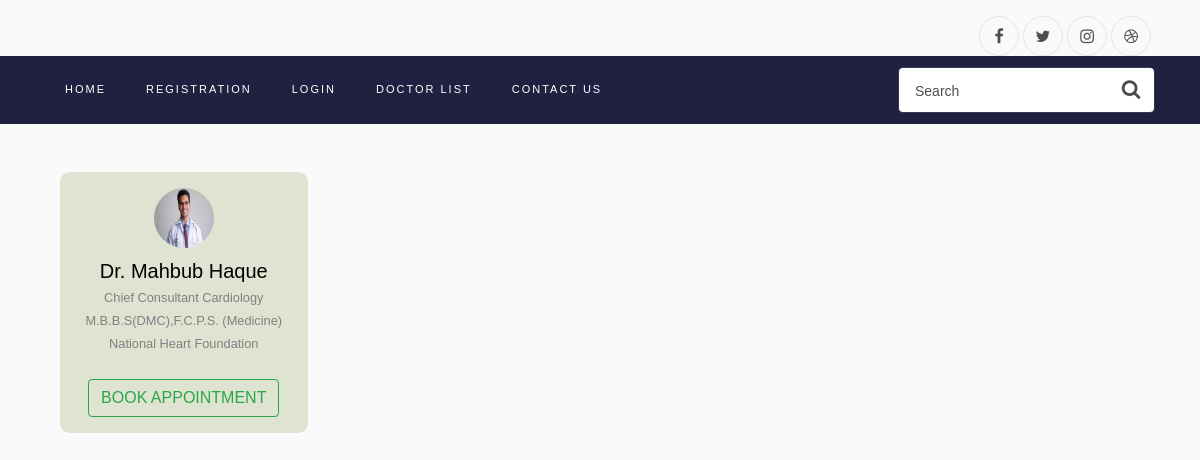
The page /doctor_list/ on the database its author committed.
### userManagement/models.py (models this page shows, shortened)
class DoctorProfile(models.Model):
    image = models.ImageField(upload_to='doctor/', blank=True, null=True, default="doctor/default_icon.png",)
    user = models.ForeignKey(Doctor, default=None, on_delete=models.CASCADE)
    name = models.CharField(max_length=50,blank=True,null=True)
    email = models.EmailField(blank=True,null=True)
    status = models.BooleanField(blank=True,null=True,default=True)
    degree = models.CharField(max_length=500,blank=True,null=True)
    hospital_name = models.CharField(max_length=100,blank=True,null=True)
    speciality = models.CharField(max_length=100,blank=True,null=True)
    def create_user_profile(sender, instance, created, **kwargs):
        if created and instance.type == Types.Doctor:
            DoctorProfile.objects.create(user=instance)
    post_save.connect(create_user_profile, sender=Doctor)

### userManagement/views.py (the view)
# urls.py: path('doctor_list/',userView.doctor_list,name='doctor_list'),
def doctor_list(request):
    doctors = DoctorProfile.objects.all()
    context={
        'doctors':doctors
    }
    return render(request, 'userManagement/doctorList.html', context)

### userManagement/context.py (called while the page is built, shortened)
def verifiedUser(request):
    usertype = ''
    userStatus=''
    context = {
        'userStatus': userStatus,
        'usertype' : usertype
    }
    return context

### templates/userManagement/doctorList.html (shortened to what this page needs)
{% extends 'base.html' %}
{% load static %}
{% block content %}
    <div class="container mt-5 mb-5">
    <div class="row g-2">
    {% for d in  doctors %}
        {% if  d.name is not None %}
        <div class="col-md-3">
            <div class="card p-2 py-3 text-center" style="background: #dfe3d2">
                <div class="img mb-2"> <img src="{{ d.image.url }}" width="60" height="60" class="rounded-circle"> </div>
                <h5 class="mb-0">{{ d.name}}</h5> <small>{{ d.speciality }}</small>
                <small>{{ d.degree }}</small>
                <small>{{ d.hospital_name }}</small>
                <div class="mt-4 apointment">
                    <a href="{{ d.user.id }}"><button class="btn btn-outline-success text-uppercase">Book Appointment</button>
                    </a>
                </div>
            </div>
        </div>
        {% endif %}
    {% endfor %}
</div>
    </div>
{% endblock content %}

### templates/base.html (style rules this page uses)
.card { border: none; border-radius: 10px; transition: all 1s; cursor: pointer; margin-bottom: 10px; }

### rows shown on the page
DoctorProfile: image (picture), name "Dr. Mahbub Haque", speciality "Chief Consultant Cardiology", degree "M.B.B.S(DMC),F.C.P.S. (Medicine)", hospital_name "National Heart Foundation"
